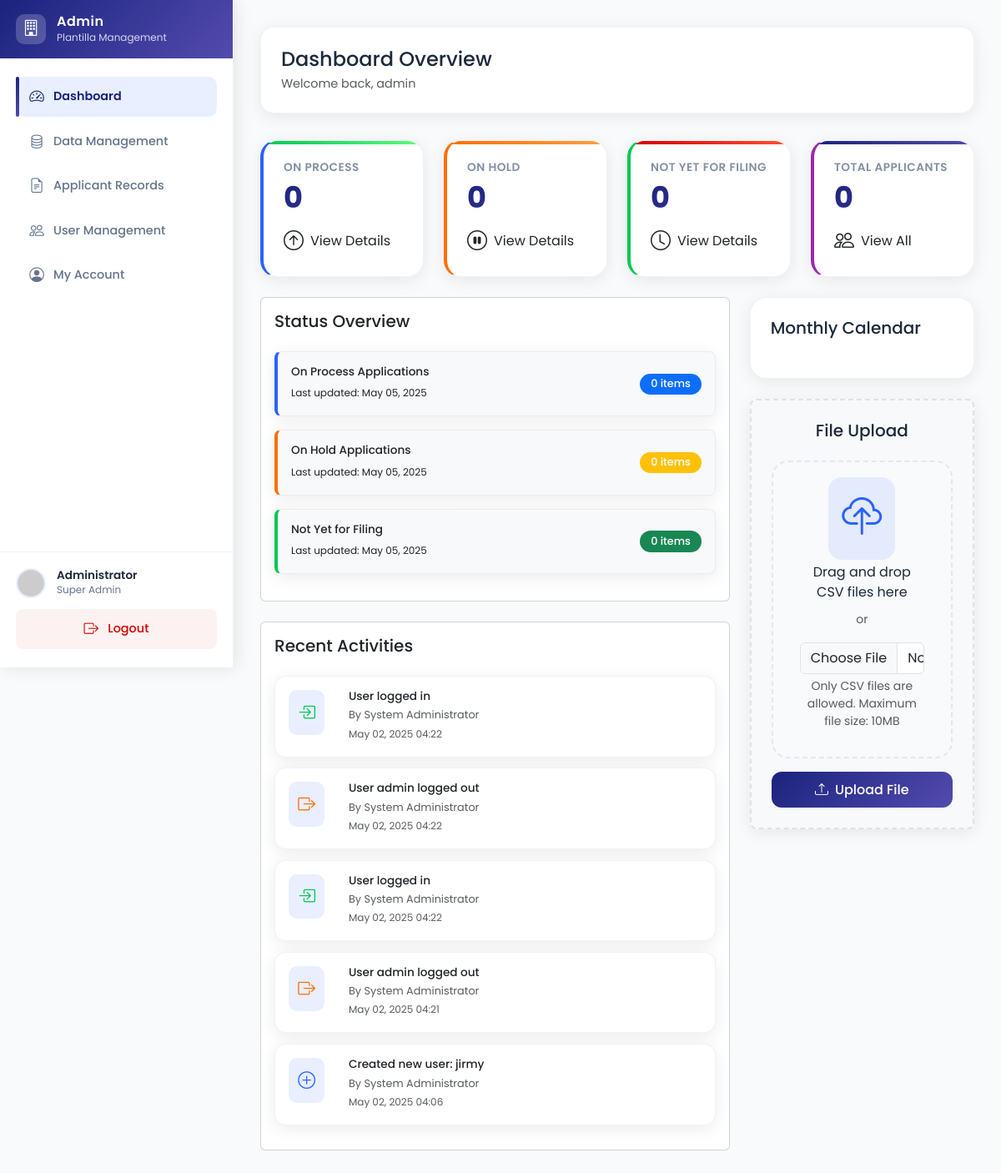
/admin/dashboard.php (signed in), run on an earlier commit of the app's database.
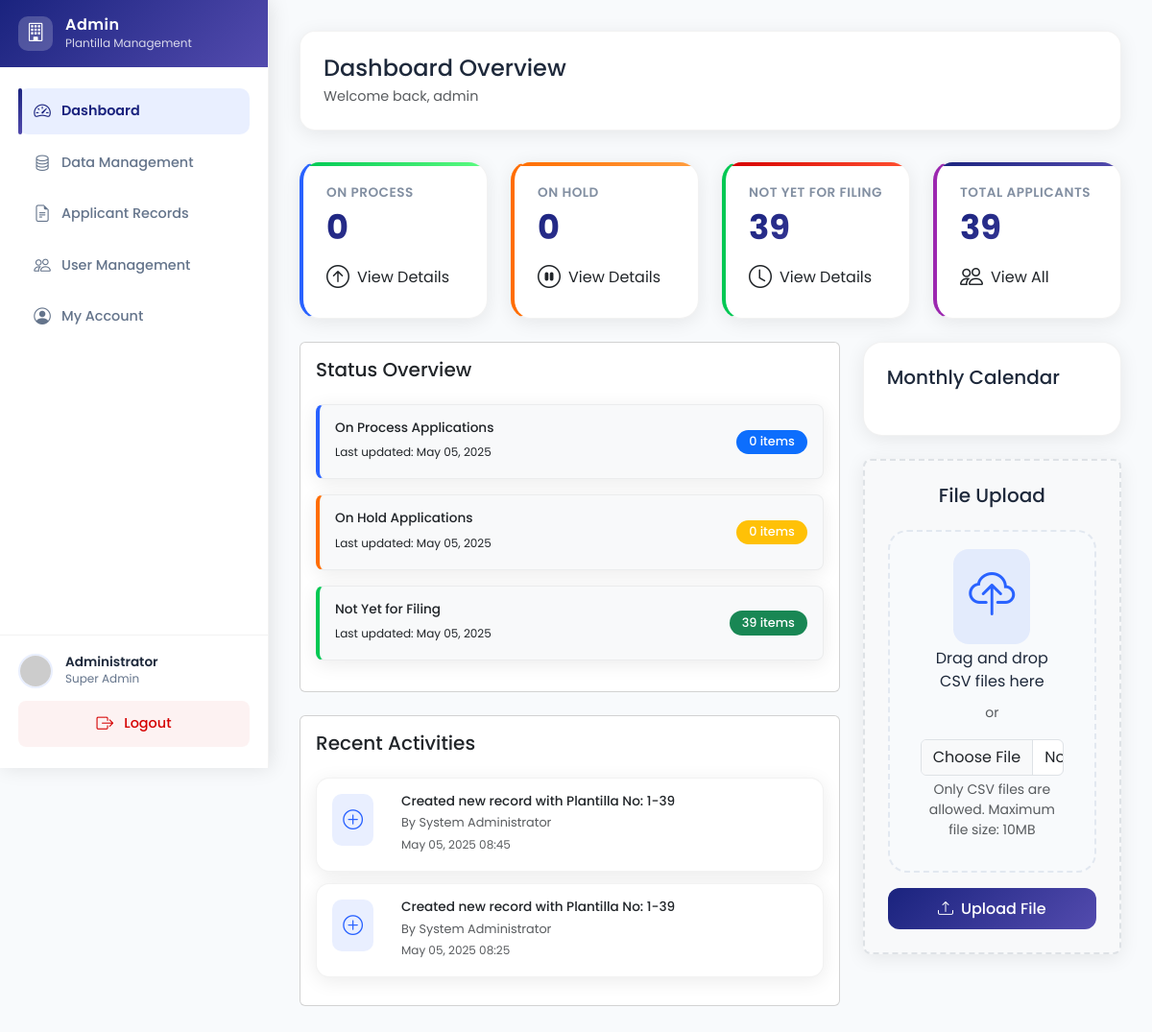
And on a later commit of the database.
### tables this page shows
CREATE TABLE `activity_logs` (
  `id` int(11) NOT NULL,
  `user_id` int(11) NOT NULL,
  `activity_type` enum('login','logout','create','update','delete','upload','download') NOT NULL,
  `description` text DEFAULT NULL,
  `ip_address` varchar(45) DEFAULT NULL,
  `created_at` timestamp NOT NULL DEFAULT current_timestamp()
);

CREATE TABLE `users` (
  `id` int(11) NOT NULL,
  `username` varchar(50) NOT NULL,
  `password` varchar(255) NOT NULL,
  `email` varchar(100) NOT NULL,
  `first_name` varchar(50) NOT NULL,
  `last_name` varchar(50) NOT NULL,
  `role` enum('admin','manager','user') NOT NULL DEFAULT 'user',
  `status` enum('active','inactive') NOT NULL DEFAULT 'active',
  `photo` varchar(255) DEFAULT NULL,
  `last_login` datetime DEFAULT NULL,
  `created_at` timestamp NOT NULL DEFAULT current_timestamp(),
  `updated_at` timestamp NOT NULL DEFAULT current_timestamp() ON UPDATE current_timestamp()
);

### admin/dashboard.php (the view, shortened to what this page needs)
<?php
include '../dbconnection.php';
$stmt = $conn->prepare("
    SELECT
        COUNT(CASE WHEN status = 'On Process' THEN 1 END) as on_process,
        COUNT(CASE WHEN status = 'On-Hold' THEN 1 END) as on_hold,
        COUNT(CASE WHEN status = 'Not Yet for Filing' THEN 1 END) as not_yet_filing,
        COUNT(*) as total_applicants
    FROM records
");
$stmt->execute();
$stats = $stmt->get_result()->fetch_assoc();
$stmt = $conn->prepare("
    SELECT al.*, u.first_name, u.last_name
    FROM activity_logs al
    JOIN users u ON al.user_id = u.id
    ORDER BY al.created_at DESC
    LIMIT 5
");
$stmt->execute();
$recent_activities = $stmt->get_result()->fetch_all(MYSQLI_ASSOC);
?>
<!DOCTYPE html>
<html lang="en">
<head>
    <link href="https://cdn.jsdelivr.net/npm/bootstrap@5.3.0/dist/css/bootstrap.min.css" rel="stylesheet">
    <link rel="stylesheet" href="https://cdn.jsdelivr.net/npm/bootstrap-icons@1.11.0/font/bootstrap-icons.css">
    <link rel="stylesheet" href="https://cdn.jsdelivr.net/npm/fullcalendar@5.11.0/main.min.css">
    <link rel="stylesheet" href="../assets/css/styles.css">
</head>
<body>
    <div class="sidebar" id="sidebar">
        <div class="sidebar-header">
            <div class="logo">
                <i class="bi bi-building"></i>
            </div>
            <div class="title">
                <h4>Admin</h4>
                <p>Plantilla Management</p>
            </div>
        </div>
        <div class="sidebar-content">
            <ul class="nav flex-column">
                <li class="nav-item">
                    <a class="nav-link active" href="dashboard.php">
                        <i class="bi bi-speedometer2"></i>
                        <span>Dashboard</span>
                    </a>
                </li>
                <li class="nav-item">
                    <a class="nav-link" href="data_management.php">
                        <i class="bi bi-database"></i>
                        <span>Data Management</span>
                    </a>
                </li>
                <li class="nav-item">
                    <a class="nav-link" href="applicant_records.php">
                        <i class="bi bi-file-earmark-text"></i>
                        <span>Applicant Records</span>
                    </a>
                </li>
                <li class="nav-item">
                    <a class="nav-link" href="user_management.php">
                        <i class="bi bi-people"></i>
                        <span>User Management</span>
                    </a>
                </li>
                <li class="nav-item">
                    <a class="nav-link" href="my_account.php">
                        <i class="bi bi-person-circle"></i>
                        <span>My Account</span>
                    </a>
                </li>
            </ul>
        </div>
        <div class="sidebar-footer">
            <div class="user-info">
                <img src="https://ui-avatars.com/api/?name=Admin&background=2962FF&color=fff" alt="Admin">
                <div class="user-details">
                    <h6>Administrator</h6>
                    <p>Super Admin</p>
                </div>
            </div>
            <div class="logout-btn">
                <a class="nav-link" onclick="return confirm('Are you sure you want to logout?')" href="logout.php">
                    <i class="bi bi-box-arrow-right"></i>
                    <span>Logout</span>
                </a>
            </div>
        </div>
    </div>
    <div class="main-content">
        <div class="dashboard-header">
            <div class="d-flex justify-content-between align-items-center">
                <div>
                    <h2 class="mb-1">Dashboard Overview</h2>
                    <p class="text-muted mb-0">Welcome back, <?php echo htmlspecialchars($_SESSION['username'] ?? 'Admin'); ?></p>
                </div>
            </div>
        </div>
        <div class="row g-4 mb-4">
            <div class="col-md-3">
                <div class="card dashboard-card card-on-process" onclick="window.location.href='applicant_records.php?status=In Progress'">
                    <div class="card-body">
                        <h5 class="card-title">On Process</h5>
                        <h2 class="card-value"><?php echo $stats['on_process']; ?></h2>
                        <div class="d-flex align-items-center">
                            <i class="bi bi-arrow-up-circle fs-4 me-2"></i>
                            <span>View Details</span>
                        </div>
                    </div>
                </div>
            </div>
            <div class="col-md-3">
                <div class="card dashboard-card card-on-hold" onclick="window.location.href='applicant_records.php?status=On-Hold'">
                    <div class="card-body">
                        <h5 class="card-title">On Hold</h5>
                        <h2 class="card-value"><?php echo $stats['on_hold']; ?></h2>
                        <div class="d-flex align-items-center">
                            <i class="bi bi-pause-circle fs-4 me-2"></i>
                            <span>View Details</span>
                        </div>
                    </div>
                </div>
            </div>
            <div class="col-md-3">
                <div class="card dashboard-card card-not-filing" onclick="window.location.href='applicant_records.php?status=Not Yet for Filing'">
                    <div class="card-body">
                        <h5 class="card-title">Not Yet for Filing</h5>
                        <h2 class="card-value"><?php echo $stats['not_yet_filing']; ?></h2>
                        <div class="d-flex align-items-center">
                            <i class="bi bi-clock fs-4 me-2"></i>
                            <span>View Details</span>
                        </div>
                    </div>
                </div>
            </div>
            <div class="col-md-3">
                <div class="card dashboard-card card-total" onclick="window.location.href='applicant_records.php'">
                    <div class="card-body">
                        <h5 class="card-title">Total Applicants</h5>
                        <h2 class="card-value"><?php echo $stats['total_applicants']; ?></h2>
                        <div class="d-flex align-items-center">
                            <i class="bi bi-people fs-4 me-2"></i>
                            <span>View All</span>
                        </div>
                    </div>
                </div>
            </div>
        </div>
        <div class="row g-4">
            <div class="col-lg-8">
                <div class="card mb-4">
                    <div class="card-body">
                        <h5 class="card-title mb-4">Status Overview</h5>
                        <div class="status-box status-on-process" onclick="window.location.href='applicant_records.php?remarks=On Process'">
                            <div class="d-flex justify-content-between align-items-center">
                                <div>
                                    <h6 class="mb-1">On Process Applications</h6>
                                    <small>Last updated: <?php echo date('M d, Y'); ?></small>
                                </div>
                                <span class="badge bg-primary"><?php echo $stats['on_process']; ?> items</span>
                            </div>
                        </div>
                        <div class="status-box status-on-hold" onclick="window.location.href='applicant_records.php?remarks=On-Hold'">
                            <div class="d-flex justify-content-between align-items-center">
                                <div>
                                    <h6 class="mb-1">On Hold Applications</h6>
                                    <small>Last updated: <?php echo date('M d, Y'); ?></small>
                                </div>
                                <span class="badge bg-warning"><?php echo $stats['on_hold']; ?> items</span>
                            </div>
                        </div>
                        <div class="status-box status-not-filing" onclick="window.location.href='applicant_records.php?remarks=Not Yet for Filling up'">
                            <div class="d-flex justify-content-between align-items-center">
                                <div>
                                    <h6 class="mb-1">Not Yet for Filing</h6>
                                    <small>Last updated: <?php echo date('M d, Y'); ?></small>
                                </div>
                                <span class="badge bg-success"><?php echo $stats['not_yet_filing']; ?> items</span>
                            </div>
                        </div>
                    </div>
                </div>
                <div class="card">
                    <div class="card-body">
                        <h5 class="card-title mb-4">Recent Activities</h5>
                        <?php foreach ($recent_activities as $activity): ?>
                            <div class="activity-item">
                                <div class="d-flex align-items-start">
                                    <i class="bi <?php
                                        echo match($activity['activity_type']) {
                                            'login' => 'bi-box-arrow-in-right',
                                            'logout' => 'bi-box-arrow-right',
                                            'create' => 'bi-plus-circle',
                                            'update' => 'bi-pencil',
                                            'delete' => 'bi-trash',
                                            'upload' => 'bi-upload',
                                            'download' => 'bi-download',
                                            default => 'bi-circle'
                                        };
                                    ?>" style="color: <?php
                                        echo match($activity['activity_type']) {
                                            'login' => '#00C853',
                                            'logout' => '#FF6D00',
                                            'create' => '#2962FF',
                                            'update' => '#FFD600',
                                            'delete' => '#D50000',
                                            'upload' => '#9C27B0',
                                            'download' => '#00BCD4',
                                            default => '#9E9E9E'
                                        };
                                    ?>"></i>
                                    <div class="ms-3">
                                        <h6 class="mb-1"><?php echo htmlspecialchars($activity['description']); ?></h6>
                                        <p class="text-muted mb-0">By <?php echo htmlspecialchars($activity['first_name'] . ' ' . $activity['last_name']); ?></p>
                                        <small class="text-muted"><?php echo date('M d, Y H:i', strtotime($activity['created_at'])); ?></small>
                                    </div>
                                </div>
                            </div>
                        <?php endforeach; ?>
                    </div>
                </div>
            </div>
            <div class="col-lg-4">
                <div class="calendar-container mb-4">
                    <h5 class="mb-4">Monthly Calendar</h5>
                </div>
                <div class="file-upload-section">
                    <h5 class="mb-4">File Upload</h5>
                    <form id="uploadForm" action="api/upload_workbook.php" method="post" enctype="multipart/form-data">
                        <div class="custom-file-upload mb-3">
                            <i class="bi bi-cloud-upload"></i>
                            <p class="mt-3 mb-2">Drag and drop CSV files here</p>
                            <small class="text-muted">or</small>
                            <input type="file" class="form-control mt-3" id="file" name="file" accept=".csv" required>
                            <div class="form-text text-muted">Only CSV files are allowed. Maximum file size: 10MB</div>
                        </div>
                        <button type="submit" class="btn btn-primary w-100">
                            <i class="bi bi-upload me-2"></i>Upload File
                        </button>
                    </form>
                </div>
            </div>
        </div>
    </div>
</body>
</html>

### admin/dashboard.php (style rules this page uses)
.dashboard-card { transition: transform 0.2s; cursor: pointer; }
.card-on-process { border-left: 4px solid #2962FF; }
.card-on-hold { border-left: 4px solid #FF6D00; }
.card-not-filing { border-left: 4px solid #00C853; }
.card-total { border-left: 4px solid #9C27B0; }
.status-box { padding: 1rem; margin-bottom: 1rem; border-radius: 8px; background-color: #f8f9fa; }
.status-on-process { border-left: 4px solid #2962FF; }
.status-on-hold { border-left: 4px solid #FF6D00; }
.status-not-filing { border-left: 4px solid #00C853; }
.badge { padding: 0.5rem 1rem; border-radius: 20px; font-weight: 500; }
.file-upload-section { background: #f8f9fa; border-radius: 8px; padding: 1.5rem; text-align: center; border: 2px dashed #dee2e6; transition: all 0.3s; }
.custom-file-upload { cursor: pointer; }
.custom-file-upload i { font-size: 3rem; color: #2962FF; }

What changed in the data, as far as the page shows it:
removed activity_logs: description "User logged in", user.last_name "System Administrator", created_at "May 02, 2025 04:22"
removed activity_logs: description "User admin logged out", user.last_name "System Administrator", created_at "May 02, 2025 04:22"
removed activity_logs: description "User logged in", user.last_name "System Administrator", created_at "May 02, 2025 04:22"
removed activity_logs: description "User admin logged out", user.last_name "System Administrator", created_at "May 02, 2025 04:21"
removed activity_logs: description "Created new user: jirmy", user.last_name "System Administrator", created_at "May 02, 2025 04:06"
now on this page (row edited): activity_logs: description "Created new record with Plantilla No: 1-39", user.last_name "System Administrator", created_at "May 05, 2025 08:45"
now on this page (row edited): activity_logs: description "Created new record with Plantilla No: 1-39", user.last_name "System Administrator", created_at "May 05, 2025 08:25"
Also different on the page:
$stats['not_yet_filing']: "0" → "39"
$stats['total_applicants']: "0" → "39"
